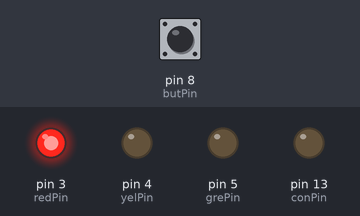
A sketch run on a simulated Arduino Uno, built with avr-gcc and run on an emulated ATmega328P. Parts: output pins drawn as LEDs (lit = HIGH). The test bench sets the inputs (shaded band); at power-on: pin 8 (butPin) HIGH.

Above: at 1.2 s.
1.3 s: pin 8 (butPin) pulled LOW for 1 s
At 3.2 s:
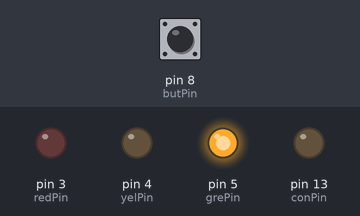
3.8 s: pin 8 (butPin) pulled LOW for 0.15 s
At 4.7 s:
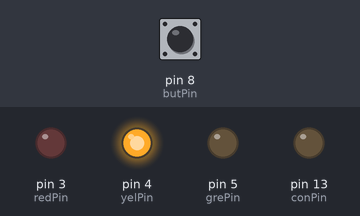
5.8 s: pin 8 (butPin) pulled LOW for 0.15 s
At 6.2 s:
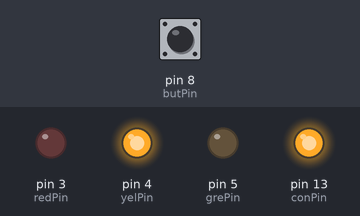
8.9 s: pin 8 (butPin) pulled LOW for 3.2 s
At 9.3 s:
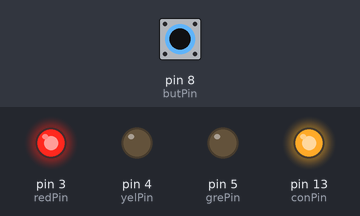
Timing chart, 0 to 14.6 s (numbered marks = the images above; inputs shaded):
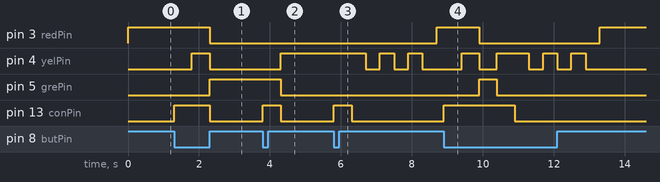

The sketch:

trafficlight.ino
```cpp
const int butPin = 8;
const int redPin = 3;
const int yelPin = 4;
const int grePin = 5;
const int conPin = 13;
int state = 0;

void blinkLight(int pinNum, int timeDelay, int repeats){
  for(int i = 0; i<repeats; i++){
    digitalWrite(pinNum, HIGH);
    delay(timeDelay);
    digitalWrite(pinNum, LOW);
    delay(timeDelay);
  }
}

void red(){
  blinkLight(yelPin, 400, 3);
  digitalWrite(redPin, HIGH);
  digitalWrite(yelPin, LOW);
  digitalWrite(grePin, LOW);
}

void red_yellow(){
  digitalWrite(redPin, HIGH);
  digitalWrite(yelPin, HIGH);
  digitalWrite(grePin, LOW);
}

void green(){
  digitalWrite(redPin, LOW);
  digitalWrite(yelPin, LOW);
  digitalWrite(grePin, HIGH);
}

void yellow(){
  digitalWrite(redPin, LOW);
  digitalWrite(yelPin, HIGH);
  digitalWrite(grePin, LOW);
}

void setup(){
  pinMode(butPin, INPUT_PULLUP);
  pinMode(conPin, OUTPUT);
  pinMode(redPin, OUTPUT);
  pinMode(yelPin, OUTPUT);
  pinMode(grePin, OUTPUT);

  //Initial light is red
  digitalWrite(redPin, HIGH);
}

void loop(){
  int button = digitalRead(butPin);


  if(button == LOW){
    digitalWrite(conPin, HIGH);
    delay(500);
    digitalWrite(conPin, LOW);
    switch (state){
      case 0:
        red_yellow();
        state = 1;
        break;
      case 1:
        green();
        state = 2;
        break;
      case 2:
        yellow();
        state = 3;
        break;
      case 3:
        red();
        state = 0;
        break;
    }
  }
}
```

Measured:
- after the input at 1.3 s, pin 3 (redPin): HIGH → LOW after 1.0 s; pin 4 (yelPin): LOW → HIGH after 0.50 s, → LOW 0.50 s later; pin 5 (grePin): LOW → HIGH after 1.0 s; pin 13 (conPin): LOW → HIGH at once, → LOW 1.0 s later
- after the input at 3.8 s, pin 4 (yelPin): LOW → HIGH after 0.50 s; pin 5 (grePin): HIGH → LOW after 0.50 s; pin 13 (conPin): LOW → HIGH at once, → LOW 0.50 s later
- after the input at 5.8 s, pin 3 (redPin): LOW → HIGH after 2.9 s; pin 4 (yelPin): alternates HIGH for 0.40 s and LOW for 0.40 s, starting after 0.90 s; pin 13 (conPin): LOW → HIGH at once, → LOW 0.50 s later
- after the input at 8.9 s, pin 3 (redPin): HIGH → LOW after 1.0 s, → HIGH 3.4 s later; pin 4 (yelPin): LOW → HIGH after 0.50 s, → LOW 0.50 s later, → HIGH 0.50 s later, → LOW 0.90 s later, … (8 changes in this stretch); pin 5 (grePin): LOW → HIGH after 1.0 s, → LOW 0.50 s later; pin 13 (conPin): LOW → HIGH at once, → LOW 2.0 s later
